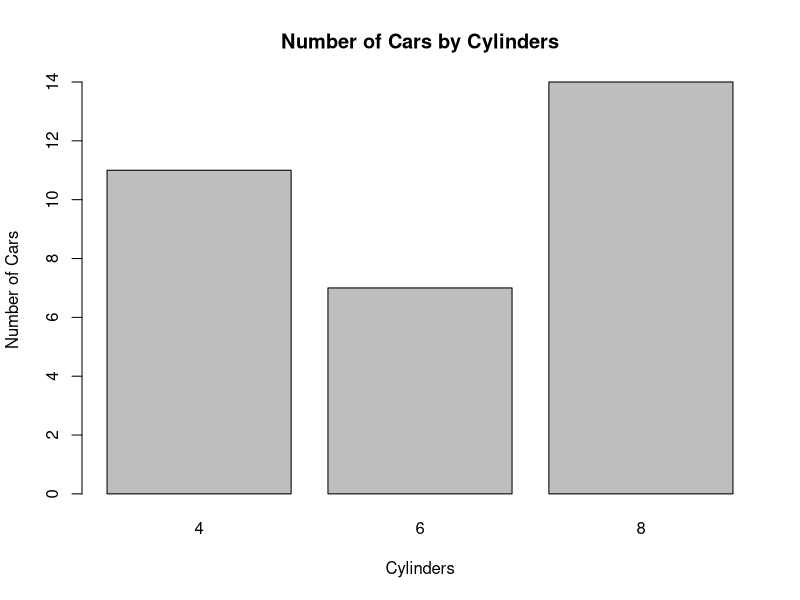
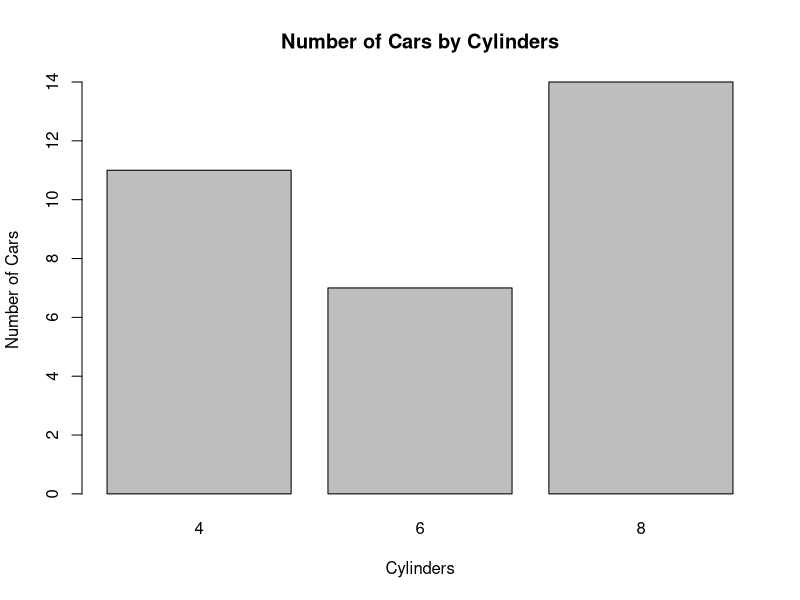
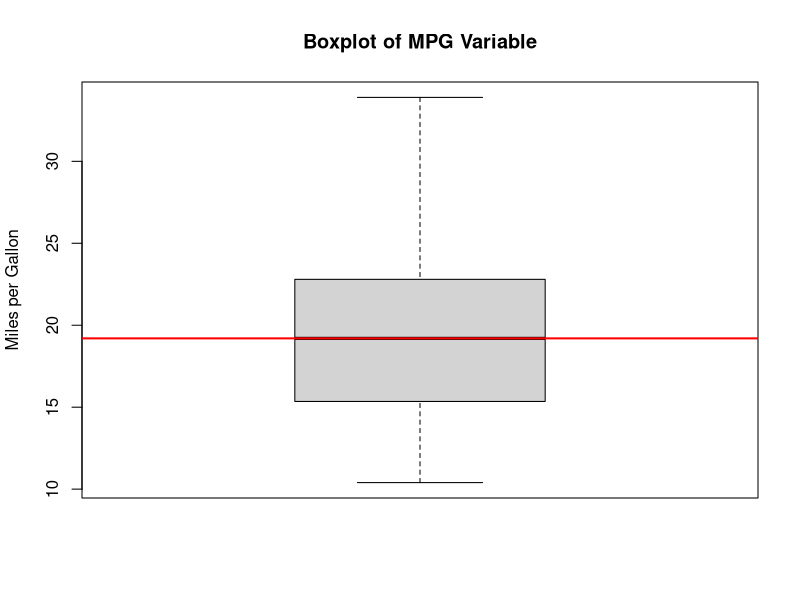
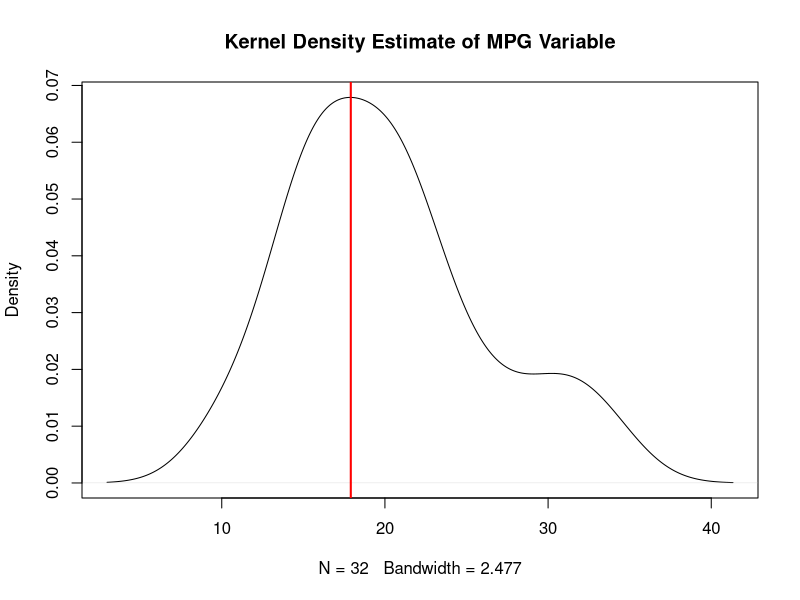
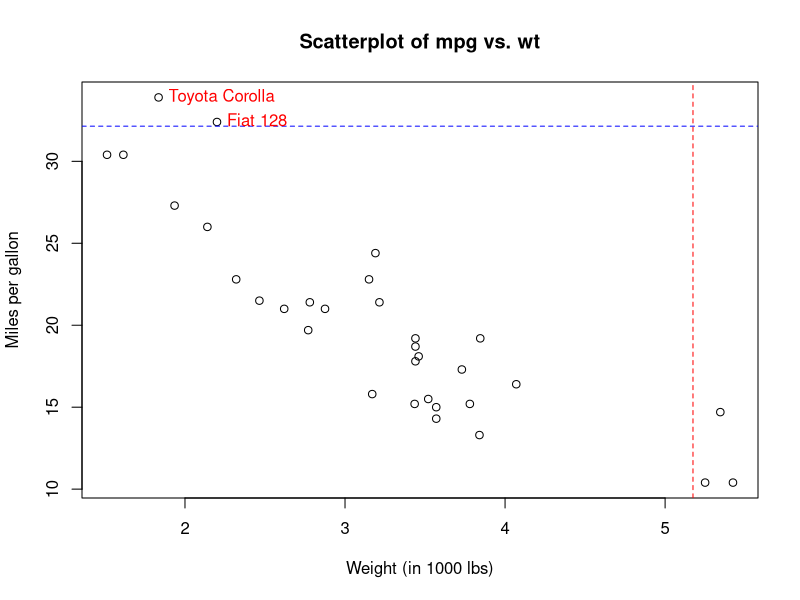
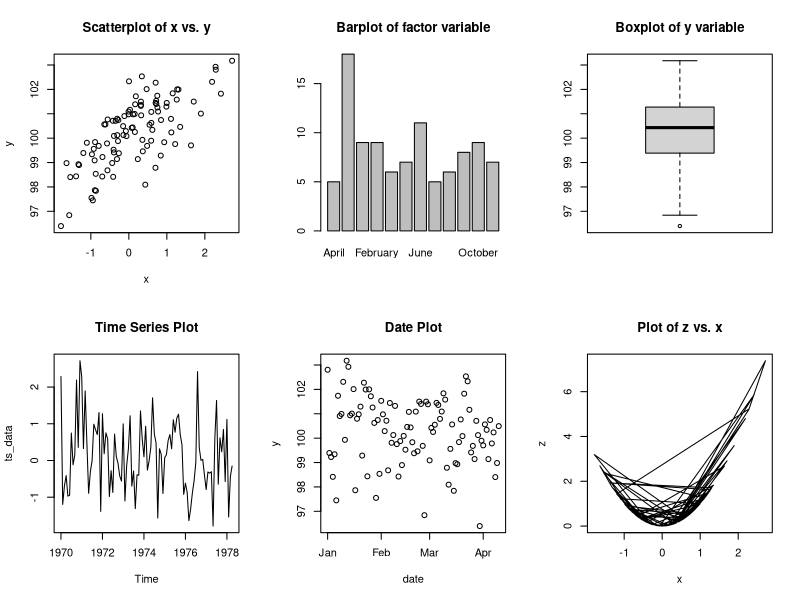
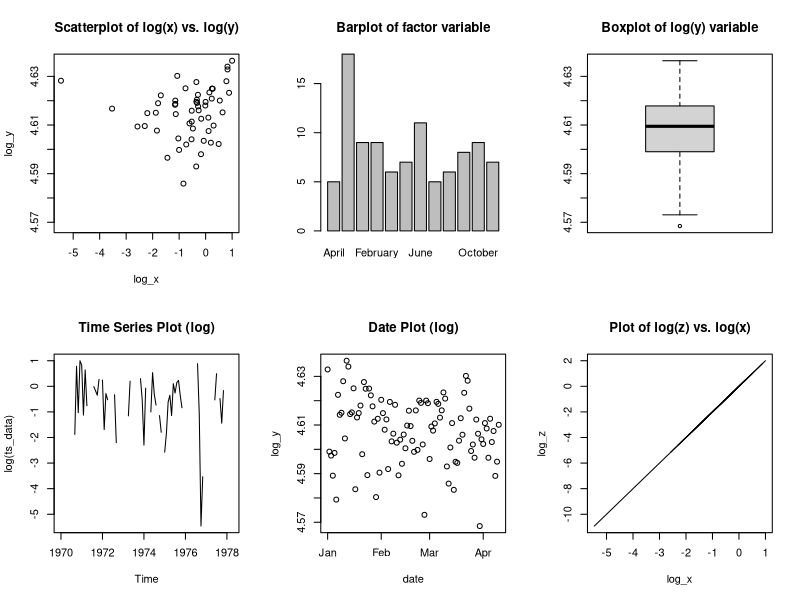
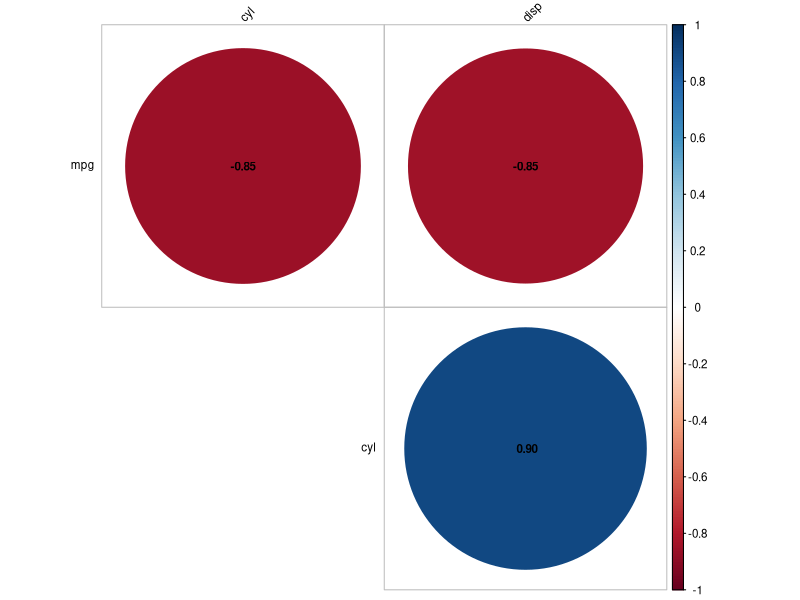

Source code (R) for these figures, in order:
## ---- chunk 1
knitr::opts_chunk$set(echo = TRUE)
## ---- chunk 2
# load the mtcars dataset
data(mtcars)
head(mtcars)
## ---- chunk 3
# create a barplot without using factor argument
barplot(table(mtcars$cyl), 
        main = "Number of Cars by Cylinders", 
        xlab = "Cylinders", 
        ylab = "Number of Cars")
## ---- chunk 4
# create a barplot using factor argument
barplot(table(factor(mtcars$cyl, levels = c(4, 6, 8))), 
        main = "Number of Cars by Cylinders", 
        xlab = "Cylinders", 
        ylab = "Number of Cars")
## ---- chunk 5
# create a boxplot of mpg variable
boxplot(mtcars$mpg, 
        main = "Boxplot of MPG Variable", 
        ylab = "Miles per Gallon")
# add a horizontal line at the median value
abline(h = median(mtcars$mpg), col = "red", lwd = 2)

# print the median value
cat("Median value of mpg variable (calculated using in-built function):", median(mtcars$mpg))
## ---- chunk 6
# create a kernel density estimate of the mpg variable
density_mpg <- density(mtcars$mpg)

# plot the kernel density estimate
plot(density_mpg, main = "Kernel Density Estimate of MPG Variable")

# find the mode by locating the peak of the density estimate
mode_mpg <- density_mpg$x[which.max(density_mpg$y)]
abline(v = mode_mpg, col = "red", lwd = 2)

# print the mode value
cat("Mode value of mpg variable:", mode_mpg)
## ---- chunk 7
# custom function to calculate the mode of a vector
calculate_mode <- function(x) {
  freq_table <- table(x)

    mode <- names(freq_table)[which.max(freq_table)]
  
  return(mode)
}
    
# calculate the mode of the mpg variable using the custom function
mode_mpg <- calculate_mode(mtcars$mpg)
cat("Mode value of mpg variable (calculated using custom function):", mode_mpg)

## ---- chunk 8
# create a scatterplot of mpg (dependent) and wt (independent) variables
plot(mtcars$wt, mtcars$mpg, main = "Scatterplot of mpg vs. wt", xlab = "Weight (in 1000 lbs)", ylab = "Miles per gallon")

# add ablines at mean plus-minus 2 standard deviation
abline(v = mean(mtcars$wt) - 2*sd(mtcars$wt), lty = 2, col = "red")
abline(v = mean(mtcars$wt) + 2*sd(mtcars$wt), lty = 2, col = "red")
abline(h = mean(mtcars$mpg) - 2*sd(mtcars$mpg), lty = 2, col = "blue")
abline(h = mean(mtcars$mpg) + 2*sd(mtcars$mpg), lty = 2, col = "blue")

# identify cars with mpg > 2 standard deviation from mean
high_mpg_cars <- mtcars[mtcars$mpg > mean(mtcars$mpg) + 2*sd(mtcars$mpg),]
high_mpg_cars 
text(high_mpg_cars$wt, high_mpg_cars$mpg, rownames(high_mpg_cars), pos = 4, col = "red")
## ---- chunk 9
# create x and y variables
set.seed(07)
x <- rnorm(100)
y <- x + rnorm(100, mean = 100)

# create factor variable with 100 monthly random observations
set.seed(07)
months <- month.name[1:12]
month_factor <- factor(sample(months, 100, replace = TRUE))

# create time series data with 100 random values starting from January 1970
set.seed(07)
ts_data <- ts(rnorm(100), start = c(1970, 1), frequency = 12)
ts_data

# create date variable with 100 random values starting from 1970/01/01 increasing each day
date <- as.Date("1970-01-01") + 0:99
date

# create a new variable z with square of x variable
z <- x^2
## ---- chunk 10
# create a 2 x 3 plot window
par(mfrow = c(2, 3))

# scatterplot of x vs. y
plot(x, y, main = "Scatterplot of x vs. y")

# barplot of factor variable
barplot(table(month_factor), main = "Barplot of factor variable")

# boxplot of y variable
boxplot(y, main = "Boxplot of y variable")

# time series plot of ts_data
plot(ts_data, main = "Time Series Plot")

# date plot of date vs. y
plot(date, y, main = "Date Plot")

# plot of z vs. x using the square function
plot(x, z, main = "Plot of z vs. x", type = "l")
## ---- chunk 11
# perform log transformation on x and z variables
log_x <- log(x)
log_y <- log(y)
log_z <- log(z)
log_xz <- log(x*z)

# perform log transformation on x and z variables and create plots
par(mfrow = c(2, 3))

# scatterplot of log(x) vs. log(y)
plot(log_x, log_y, main = "Scatterplot of log(x) vs. log(y)")

# barplot of factor variable
barplot(table(month_factor), main = "Barplot of factor variable")

# boxplot of log(y) variable
boxplot(log_y, main = "Boxplot of log(y) variable")

# time series plot of log(ts_data)
plot(log(ts_data), main = "Time Series Plot (log)")

# date plot of date vs. log(y)
plot(date, log_y, main = "Date Plot (log)")

# plot of log(z) vs. log(x) using the square function
plot(log_x, log_z, main = "Plot of log(z) vs. log(x)", type = "l")
## ---- chunk 12
#Resetting the previous windows size
par(mfrow = c(1, 1))

# Select first three numerical variables
mtcars_subset <- mtcars[, c("mpg", "cyl", "disp")]

# Create correlation matrix
cor_matrix <- cor(mtcars_subset)

# Create correlation matrix plot
#install.packages("corrplot")
library(corrplot)
corrplot(cor_matrix, method = "circle", type = "upper", order = "hclust",
         tl.col = "black", tl.srt = 45, addCoef.col = "black", 
         number.cex = 0.7, tl.cex = 0.7, cl.cex = 0.7, diag = FALSE)
